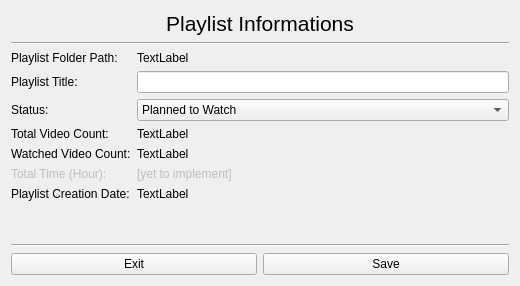
<?xml version="1.0" encoding="UTF-8"?>
<ui version="4.0">
 <class>AddNewPlaylistWindow</class>
 <widget class="QWidget" name="AddNewPlaylistWindow">
  <property name="geometry">
   <rect>
    <x>0</x>
    <y>0</y>
    <width>520</width>
    <height>286</height>
   </rect>
  </property>
  <property name="windowTitle">
   <string>Playlist Informations</string>
  </property>
  <property name="windowIcon">
   <iconset resource="Playlist-Companion_resources.qrc">
    <normaloff>:/logo/logo.svg</normaloff>:/logo/logo.svg</iconset>
  </property>
  <layout class="QVBoxLayout" name="verticalLayout">
   <item>
    <widget class="QLabel" name="label">
     <property name="sizePolicy">
      <sizepolicy hsizetype="Minimum" vsizetype="Fixed">
       <horstretch>0</horstretch>
       <verstretch>0</verstretch>
      </sizepolicy>
     </property>
     <property name="text">
      <string>&lt;html&gt;&lt;head/&gt;&lt;body&gt;&lt;p align=&quot;center&quot;&gt;&lt;span style=&quot; font-size:16pt;&quot;&gt;Playlist Informations&lt;/span&gt;&lt;/p&gt;&lt;/body&gt;&lt;/html&gt;</string>
     </property>
    </widget>
   </item>
   <item>
    <widget class="Line" name="line">
     <property name="orientation">
      <enum>Qt::Orientation::Horizontal</enum>
     </property>
    </widget>
   </item>
   <item>
    <layout class="QFormLayout" name="formLayout">
     <item row="0" column="0">
      <widget class="QLabel" name="label_2">
       <property name="text">
        <string>Playlist Folder Path:</string>
       </property>
      </widget>
     </item>
     <item row="0" column="1">
      <widget class="QLabel" name="folderPath">
       <property name="text">
        <string>TextLabel</string>
       </property>
       <property name="wordWrap">
        <bool>true</bool>
       </property>
       <property name="textInteractionFlags">
        <set>Qt::TextInteractionFlag::LinksAccessibleByMouse|Qt::TextInteractionFlag::TextSelectableByKeyboard|Qt::TextInteractionFlag::TextSelectableByMouse</set>
       </property>
      </widget>
     </item>
     <item row="1" column="0">
      <widget class="QLabel" name="label_3">
       <property name="text">
        <string>Playlist Title:</string>
       </property>
      </widget>
     </item>
     <item row="1" column="1">
      <widget class="QLineEdit" name="playlistTitle">
       <property name="sizePolicy">
        <sizepolicy hsizetype="Expanding" vsizetype="Fixed">
         <horstretch>0</horstretch>
         <verstretch>0</verstretch>
        </sizepolicy>
       </property>
      </widget>
     </item>
     <item row="2" column="0">
      <widget class="QLabel" name="label_4">
       <property name="text">
        <string>Status:</string>
       </property>
      </widget>
     </item>
     <item row="2" column="1">
      <widget class="QComboBox" name="comboBox">
       <item>
        <property name="text">
         <string>Planned to Watch</string>
        </property>
       </item>
       <item>
        <property name="text">
         <string>Watching</string>
        </property>
       </item>
       <item>
        <property name="text">
         <string>Completed</string>
        </property>
       </item>
      </widget>
     </item>
     <item row="3" column="0">
      <widget class="QLabel" name="label_5">
       <property name="text">
        <string>Total Video Count:</string>
       </property>
      </widget>
     </item>
     <item row="3" column="1">
      <widget class="QLabel" name="totalVideoCount">
       <property name="text">
        <string>TextLabel</string>
       </property>
      </widget>
     </item>
     <item row="4" column="0">
      <widget class="QLabel" name="label_6">
       <property name="text">
        <string>Watched Video Count:</string>
       </property>
      </widget>
     </item>
     <item row="4" column="1">
      <widget class="QLabel" name="watchedVideoCount">
       <property name="text">
        <string>TextLabel</string>
       </property>
      </widget>
     </item>
     <item row="5" column="0">
      <widget class="QLabel" name="label_7">
       <property name="enabled">
        <bool>false</bool>
       </property>
       <property name="text">
        <string>Total Time (Hour):</string>
       </property>
      </widget>
     </item>
     <item row="5" column="1">
      <widget class="QLabel" name="totalHourWatched">
       <property name="enabled">
        <bool>false</bool>
       </property>
       <property name="text">
        <string>[yet to implement]</string>
       </property>
      </widget>
     </item>
     <item row="6" column="0">
      <widget class="QLabel" name="label_9">
       <property name="text">
        <string>Playlist Creation Date:</string>
       </property>
      </widget>
     </item>
     <item row="6" column="1">
      <widget class="QLabel" name="playlistCreationDate">
       <property name="text">
        <string>TextLabel</string>
       </property>
      </widget>
     </item>
    </layout>
   </item>
   <item>
    <widget class="Line" name="line_2">
     <property name="orientation">
      <enum>Qt::Orientation::Horizontal</enum>
     </property>
    </widget>
   </item>
   <item>
    <layout class="QHBoxLayout" name="horizontalLayout">
     <item>
      <widget class="QPushButton" name="pushButton">
       <property name="sizePolicy">
        <sizepolicy hsizetype="Minimum" vsizetype="Fixed">
         <horstretch>0</horstretch>
         <verstretch>0</verstretch>
        </sizepolicy>
       </property>
       <property name="text">
        <string>Exit</string>
       </property>
      </widget>
     </item>
     <item>
      <widget class="QPushButton" name="pushButton_2">
       <property name="text">
        <string>Save</string>
       </property>
       <property name="icon">
        <iconset theme="QIcon::ThemeIcon::DocumentSave"/>
       </property>
      </widget>
     </item>
    </layout>
   </item>
  </layout>
 </widget>
 <resources>
  <include location="Playlist-Companion_resources.qrc"/>
 </resources>
 <connections>
  <connection>
   <sender>pushButton</sender>
   <signal>clicked()</signal>
   <receiver>AddNewPlaylistWindow</receiver>
   <slot>close()</slot>
   <hints>
    <hint type="sourcelabel">
     <x>95</x>
     <y>454</y>
    </hint>
    <hint type="destinationlabel">
     <x>143</x>
     <y>498</y>
    </hint>
   </hints>
  </connection>
 </connections>
</ui>
